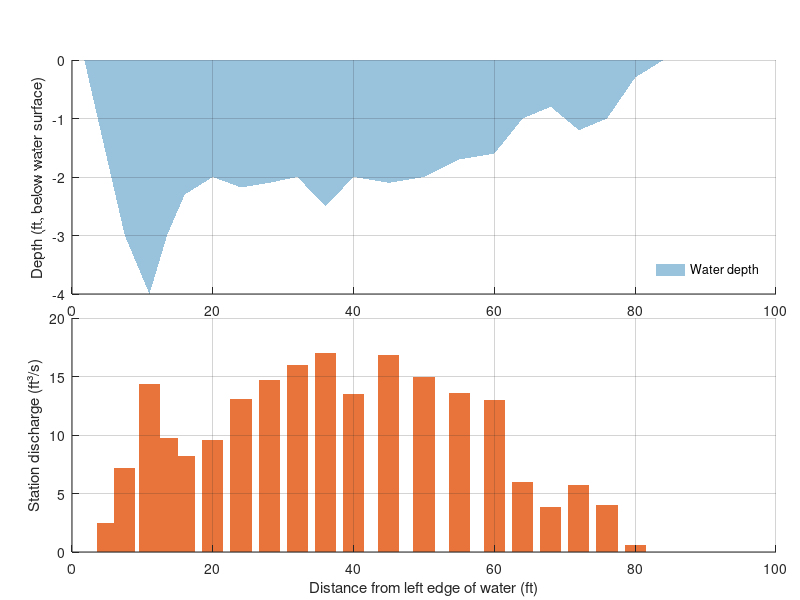

Recreate this plot in MATLAB.
% Velocity–area (mid-section) discharge measurement
% Chapter 4 draft; data supplied by the chapter author (figs/fig7_midsection.csv)
% Run: run midsection_gauging.m  ->  figure_matlab.png (works in MATLAB and GNU Octave)
clear; close all;

fid = fopen('fig7_midsection.csv'); fgetl(fid);
C = textscan(fid, '%s%f%f%f%f%f%f%f%s', 'Delimiter', ',', 'EmptyValue', NaN); fclose(fid);
a.station = C{1};
a.distance_ft = C{2};
a.depth_ft = C{3};
a.mean_velocity_ft_per_s = C{4};
a.width_ft = C{5};
a.area_ft2 = C{6};
a.discharge_ft3_per_s = C{7};
a.percent_of_Q = C{8};
a.velocity_method = C{9};
a.station = strrep(a.station, '"', '');
a.velocity_method = strrep(a.velocity_method, '"', '');
a.negd = -a.depth_ft;

figure('Visible', 'off', 'Position', [100 100 800 650], 'Color', 'w');
axes('Position', [0.09 0.510 0.88 0.390]); hold on;
xx = a.distance_ft(:)'; hi_ = a.negd(:)'; lo_ = zeros(size(a.distance_ft))(:)'; ok = ~isnan(hi_); h0 = patch('XData', [xx(ok) fliplr(xx(ok))]', 'YData', [hi_(ok) fliplr(lo_(ok))]', 'FaceColor', [0.498, 0.702, 0.835], 'EdgeColor', 'none', 'FaceAlpha', 0.8);
xlabel('Distance from left edge of water (ft)');
ylabel('Depth (ft, below water surface)');
box off; grid on; set(gca, 'GridAlpha', 0.2, 'Layer', 'top');
legend([h0], {'Water depth'}, 'Location', 'southeast'); legend boxoff;

axes('Position', [0.09 0.080 0.88 0.390]); hold on;
xb = a.distance_ft(:); yb = a.discharge_ft3_per_s(:); h0 = patch('XData', [xb-3.0/2 xb+3.0/2 xb+3.0/2 xb-3.0/2]', 'YData', [zeros(size(yb)) zeros(size(yb)) yb yb]', 'FaceColor', [0.91, 0.455, 0.231], 'EdgeColor', 'none');
xlabel('Distance from left edge of water (ft)');
ylabel('Station discharge (ft³/s)');
box off; grid on; set(gca, 'GridAlpha', 0.2, 'Layer', 'top');

print('-dpng', '-r150', 'figure_matlab.png');
